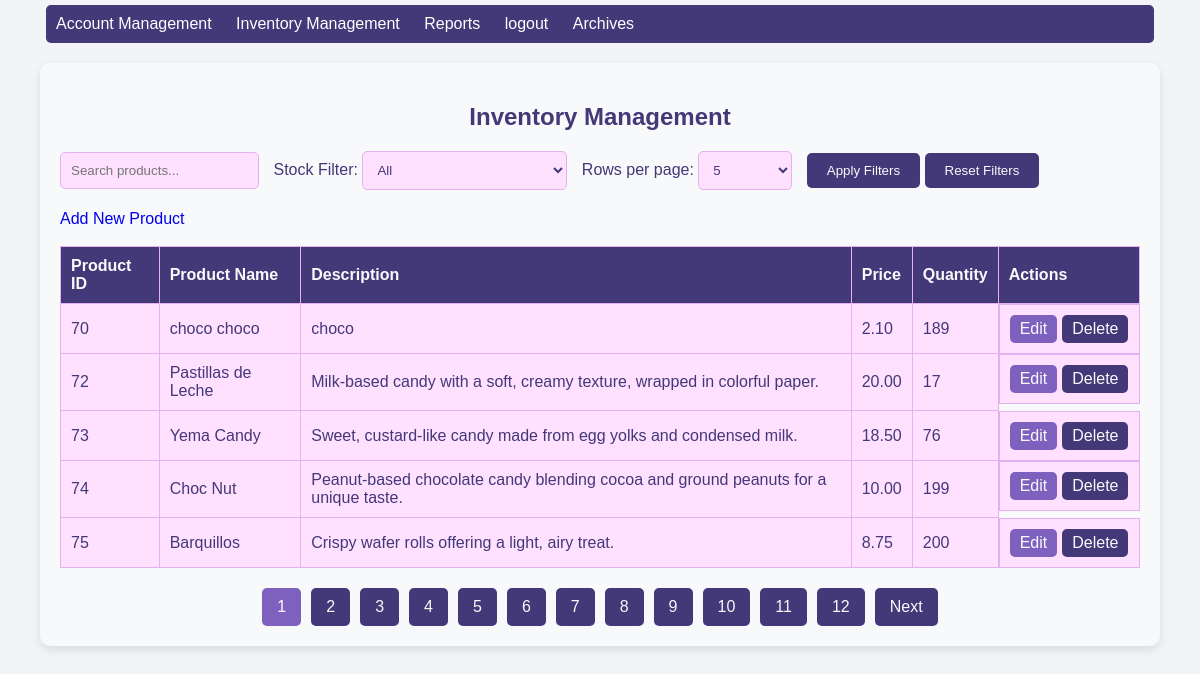
Screenshot of /inventory-management.php (signed in) with the database file from the repository.
### tables this page shows
CREATE TABLE `inventory` (
  `product_id` int(11) NOT NULL,
  `name` varchar(100) NOT NULL,
  `description` text DEFAULT NULL,
  `price` decimal(10,2) NOT NULL,
  `quantity` int(11) NOT NULL
);

### inventory-management.php (the view, shortened to what this page needs)
<?php
require_once 'include/Database-connector.php';
$search_term = isset($_GET['search']) ? $_GET['search'] : '';
$stock_filter = isset($_GET['stock']) ? $_GET['stock'] : '';
$rows_per_page = isset($_GET['rows']) ? (int) $_GET['rows'] : 5;
$current_page = isset($_GET['page']) ? (int) $_GET['page'] : 1;
$sql = "SELECT * FROM Inventory WHERE name LIKE ?";
$search_term_with_wildcards = "%" . $search_term . "%";
$params = ["s", $search_term_with_wildcards];
$total_sql = "SELECT COUNT(*) AS total_products FROM Inventory WHERE name LIKE ?";
$total_params = ["s", $search_term_with_wildcards];
$total_stmt = $conn->prepare($total_sql);
$total_stmt->bind_param(...$total_params);
$total_stmt->execute();
$total_result = $total_stmt->get_result();
$total_row = $total_result->fetch_assoc();
$total_products = $total_row['total_products'];
$total_pages = $rows_per_page == -1 ? 1 : ceil($total_products / $rows_per_page);
if ($rows_per_page != -1) {
    $offset = ($current_page - 1) * $rows_per_page;
    $sql .= " LIMIT ?, ?";
    $params[0] .= "ii";
    $params[] = $offset;
    $params[] = $rows_per_page;
}
$stmt = $conn->prepare($sql);
$stmt->bind_param(...$params);
$stmt->execute();
$result = $stmt->get_result();
?>
<!DOCTYPE html>
<html lang="en">
<head>
    <link rel="stylesheet" href="/css/inventory-management.css">
</head>
<body>
    <?php
    include 'include/navigation-for-admin.php';
    ?>
    <div class="container">
        <h2>Inventory Management</h2>
        <form action="inventory-management.php" method="get">
            <input type="text" name="search" placeholder="Search products..." value="<?php echo htmlspecialchars($search_term); ?>" />
            <label for="stock">Stock Filter:</label>
            <select name="stock" id="stock">
                <option value="" <?php echo $stock_filter == '' ? 'selected' : ''; ?>>All</option>
            </select>
            <label for="rows">Rows per page:</label>
            <select name="rows" id="rows">
                <option value="5" <?php echo $rows_per_page == 5 ? 'selected' : ''; ?>>5</option>
            </select>
            <button type="submit" name="submit">Apply Filters</button>
            <button type="submit" name="reset" value="true">Reset Filters</button>
        </form>
        <a href="add-product.php" class="new-product" role="button">Add New Product</a>
        <br><br>
        <table>
            <thead>
                <tr>
                    <th>Product ID</th>
                    <th>Product Name</th>
                    <th>Description</th>
                    <th>Price</th>
                    <th>Quantity</th>
                    <th>Actions</th>
                </tr>
            </thead>
            <tbody>
                <?php
                if ($result->num_rows > 0) {
                    while ($row = $result->fetch_assoc()) {
                        echo "
                            <tr>
                                <td>{$row['product_id']}</td>
                                <td>{$row['name']}</td>
                                <td>{$row['description']}</td>
                                <td>{$row['price']}</td>
                                <td>{$row['quantity']}</td>
                                <td class='action-button'>
                                    <a href='edit-product.php?id={$row['product_id']}' class='btn btn-primary btn-sm' role='button'>Edit</a>
                                    <a href='javascript:void(0);' onclick='showModal({$row['product_id']})' class='btn btn-danger btn-sm' role='button'>Delete</a>
                                </td>
                            </tr>
                        ";
                    }
                } else {
                    echo "<tr><td colspan='6'>No products found.</td></tr>";
                }
                ?>
            </tbody>
        </table>
        <?php if ($total_pages > 1): ?>
            <div class="pagination">
                <?php for ($i = 1; $i <= $total_pages; $i++): ?>
                    <a href="?search=<?php echo urlencode($search_term); ?>&stock=<?php echo urlencode($stock_filter); ?>&rows=<?php echo $rows_per_page; ?>&page=<?php echo $i; ?>"
                        class="<?php echo $i == $current_page ? 'active' : ''; ?>">
                        <?php echo $i; ?>
                    </a>
                <?php endfor; ?>
                <?php if ($current_page < $total_pages): ?>
                    <a href="?search=<?php echo urlencode($search_term); ?>&stock=<?php echo urlencode($stock_filter); ?>&rows=<?php echo $rows_per_page; ?>&page=<?php echo $current_page + 1; ?>">Next</a>
                <?php endif; ?>
            </div>
        <?php endif; ?>
    </div>
</body>
</html>

### css/inventory-management.css (style rules this page uses)
:root { --primary-dark: rgb(67, 56, 120); --primary: rgb(126, 96, 191); --secondary: rgb(228, 177, 240); --accent: rgb(255, 225, 255); --font-color: #fff; --font-light: #f8f9fa; --bg-color: #f3f4f6; --error: #ff0000; --success: #00ff00; }
body { font-family: Arial, sans-serif; background-color: var(--bg-color); color: var(--primary-dark); margin: 0; padding: 0; }
.container { width: 90%; max-width: 1200px; margin: 20px auto; padding: 20px; background-color: var(--font-light); border-radius: 10px; box-shadow: 0 4px 10px rgba(0, 0, 0, 0.1); }
h2 { color: var(--primary-dark); text-align: center; }
form { margin-bottom: 20px; }
form input[type="text"], form select { padding: 10px; margin-right: 10px; border: 1px solid var(--secondary); border-radius: 5px; background-color: var(--accent); color: var(--primary-dark); }
form button { padding: 10px 20px; background-color: var(--primary-dark); color: var(--font-light); border: none; border-radius: 5px; cursor: pointer; transition: background-color 0.3s ease; }
table { width: 100%; border-collapse: collapse; margin-bottom: 20px; }
table th, table td { padding: 10px; text-align: left; border: 1px solid var(--secondary); }
table th { background-color: var(--primary-dark); color: var(--font-light); }
table td { background-color: var(--accent); }
table a { text-decoration: none; padding: 5px 10px; border-radius: 5px; color: var(--font-light); }
table a.btn-primary { background-color: var(--primary); }
table a.btn-danger { background-color: var(--primary-dark); }
.pagination { display: flex; justify-content: center; gap: 10px; }
.pagination a { padding: 10px 15px; text-decoration: none; background-color: var(--primary-dark); color: var(--font-light); border-radius: 5px; }
.pagination a.active { background-color: var(--primary); color: white; }
.new-product { text-decoration: none; }
.action-button { display: flex; gap: 5px; }

### include/navigation-for-admin.php (style rules this page uses)
:root { --primary-dark: rgb(67, 56, 120); --primary: rgb(126, 96, 191); --secondary: rgb(228, 177, 240); --accent: rgb(255, 225, 255); --font-color: #fff; --font-light: #f8f9fa; --bg-color: #f3f4f6; --error: #ff0000; --success: #00ff00; }

### rows the page displays
inventory: product_id "70", name "choco choco", description "choco", price "2.10", quantity "189"
inventory: product_id "72", name "Pastillas de Leche", description "Milk-based candy with a soft, creamy texture, wrapped in colorful paper.", price "20.00", quantity "17"
inventory: product_id "73", name "Yema Candy", description "Sweet, custard-like candy made from egg yolks and condensed milk.", price "18.50", quantity "76"
inventory: product_id "74", name "Choc Nut", description "Peanut-based chocolate candy blending cocoa and ground peanuts for a unique taste.", price "10.00", quantity "199"
inventory: product_id "75", name "Barquillos", description "Crispy wafer rolls offering a light, airy treat.", price "8.75", quantity "200"
